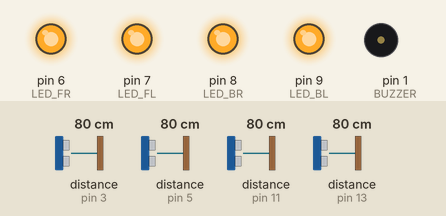
Bench run of a sketch on a simulated Arduino Uno, built with avr-gcc and run on an emulated ATmega328P. Parts: output pins drawn as LEDs (lit = HIGH), buzzer (waves = sounding, pin HIGH). Wiring (inferred from the names in the program): 4 × ultrasonic range finder: trigger pin 2, echo pin 3 / trigger pin 4, echo pin 5 / trigger pin 10, echo pin 11 / trigger pin 12, echo pin 13. The test bench sets the inputs (shaded band); at power-on: distance to the obstacle (sensors on pin 3, pin 5, pin 11, pin 13) 80 cm. The echo pulse lasts 58.3 µs per cm; pins used as bus, display or sensor lines are not drawn.

Above: at 1.2 s.
1.3 s: distance to the obstacle (sensor on pin 3) set to 87 cm
At 1.9 s:
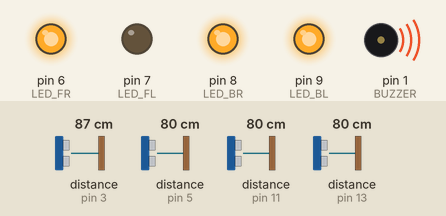
4.3 s: distance to the obstacle (sensor on pin 5) set to 86 cm
At 5.0 s:
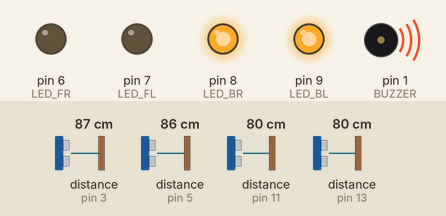
7.3 s: distance to the obstacle (sensor on pin 11) set to 86 cm
At 8.0 s:
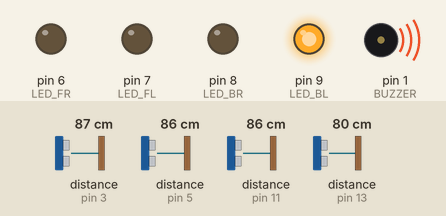
10.3 s: distance to the obstacle (sensor on pin 13) set to 120 cm
At 11.3 s:
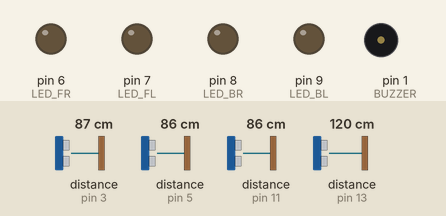
11.8 s: distance to the obstacle (sensor on pin 3) set to 2 cm
At 11.95 s:
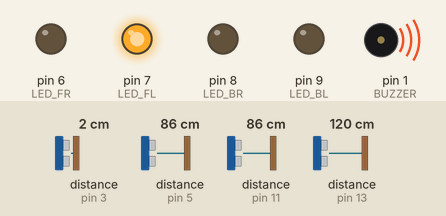
14.8 s: distance to the obstacle (sensor on pin 5) set to 2 cm
At 15.3 s:
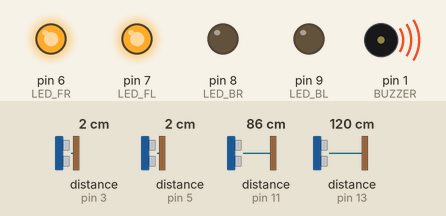
Timing chart, 0 to 18.8 s (numbered marks = the images above; inputs shaded):
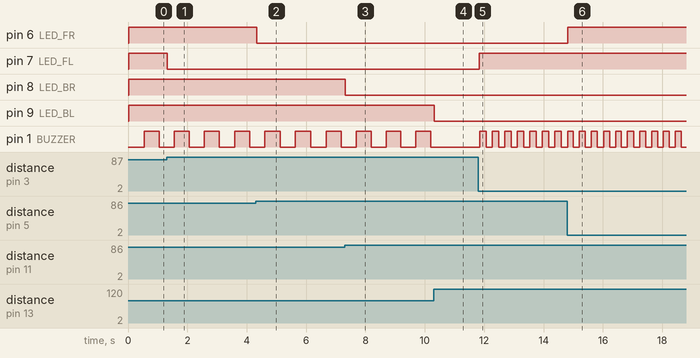

The sketch:

Code.ino
```cpp
enum states {IDLE, WARNING, DANGER};
states currentState = IDLE;
#define TRIGGER_FL 2
#define ECHO_FL 3
#define TRIGGER_FR 4
#define ECHO_FR 5
#define TRIGGER_BL 12
#define ECHO_BL 13
#define TRIGGER_BR 10
#define ECHO_BR 11
#define LED_FL 7
#define LED_FR 6
#define LED_BL 9
#define LED_BR 8
#define BUZZER 1

unsigned long lastBuzzer = 0;
bool buzzerState = false;
unsigned long cur_time;

void output(int FL, int FR, int BL, int BR, int B){
  digitalWrite(LED_FL, FL);
  digitalWrite(LED_FR, FR);
  digitalWrite(LED_BL, BL);
  digitalWrite(LED_BR, BR);
  digitalWrite(BUZZER, B);
}

float calculatedistance(int T, int E){
  digitalWrite(T, LOW);
  delayMicroseconds(2);
  digitalWrite(T, HIGH);
  delayMicroseconds(10);
  digitalWrite(T, LOW);
  unsigned long duration = pulseIn(E, HIGH);
  float distance = duration * 0.034 / 2.0;
  return distance;
}

void setup(){
  pinMode(TRIGGER_FL, OUTPUT);
  pinMode(ECHO_FL, INPUT);
  pinMode(TRIGGER_FR, OUTPUT);
  pinMode(ECHO_FR, INPUT);
  pinMode(TRIGGER_BL, OUTPUT);
  pinMode(ECHO_BL, INPUT);
  pinMode(TRIGGER_BR, OUTPUT);
  pinMode(ECHO_BR, INPUT);
  pinMode(LED_FL, OUTPUT);
  pinMode(LED_FR, OUTPUT);
  pinMode(LED_BL, OUTPUT);
  pinMode(LED_BR, OUTPUT);
  pinMode(BUZZER, OUTPUT);
}

void loop(){
  float distance_FL = calculatedistance(TRIGGER_FL, ECHO_FL);
  float distance_FR = calculatedistance(TRIGGER_FR, ECHO_FR);
  float distance_BL = calculatedistance(TRIGGER_BL, ECHO_BL);
  float distance_BR = calculatedistance(TRIGGER_BR, ECHO_BR);
  int FL = (distance_FL < 80);
  int FR = (distance_FR < 80);
  int BL = (distance_BL < 80);
  int BR = (distance_BR < 80);
  bool obstacleUnder80 = FL || FR || BL || BR;
  bool obstacleUnder30 = (distance_FL < 30) || (distance_FR < 30) || (distance_BL < 30) || (distance_BR < 30);

  if (!obstacleUnder80) currentState = IDLE;
  else if (obstacleUnder30) currentState = DANGER;
  else currentState = WARNING;

  cur_time = millis();

  switch(currentState){
    case IDLE:
      output(0,0,0,0,0);
      buzzerState = false;
      break;
    case WARNING:
      output(FL, FR, BL, BR, buzzerState);
      if (cur_time - lastBuzzer >= 500){
        lastBuzzer = cur_time;
        buzzerState = !buzzerState;
      }
      break;
    case DANGER:
     output(FL, FR, BL, BR, buzzerState);
      if (cur_time - lastBuzzer >= 200){
        lastBuzzer = cur_time;
        buzzerState = !buzzerState;
      }
      break;
  }
}
```

Measured:
- the behaviour switches between 81 and 82 cm on distance to the obstacle (sensor on pin 3) (found by bisection; images 0 and 1)
- the behaviour switches between 81 and 82 cm on distance to the obstacle (sensor on pin 5) (found by bisection; images 1 and 2)
- the behaviour switches between 81 and 82 cm on distance to the obstacle (sensor on pin 11) (found by bisection; images 2 and 3)
- after the input at 1.3 s, pin 7 (LED_FL): HIGH → LOW at once
- after the input at 4.3 s, pin 6 (LED_FR): HIGH → LOW at once
- after the input at 7.3 s, pin 8 (LED_BR): HIGH → LOW at once
- after the input at 10.3 s, pin 9 (LED_BL): HIGH → LOW at once; pin 1 (BUZZER): stays LOW (without the input it goes to HIGH after 0.40 s)
- after the input at 11.8 s, pin 7 (LED_FL): LOW → HIGH at once; pin 1 (BUZZER): alternates HIGH for 0.21 s and LOW for 0.21 s, starting after 0.05 s
- after the input at 14.8 s, pin 6 (LED_FR): LOW → HIGH at once
